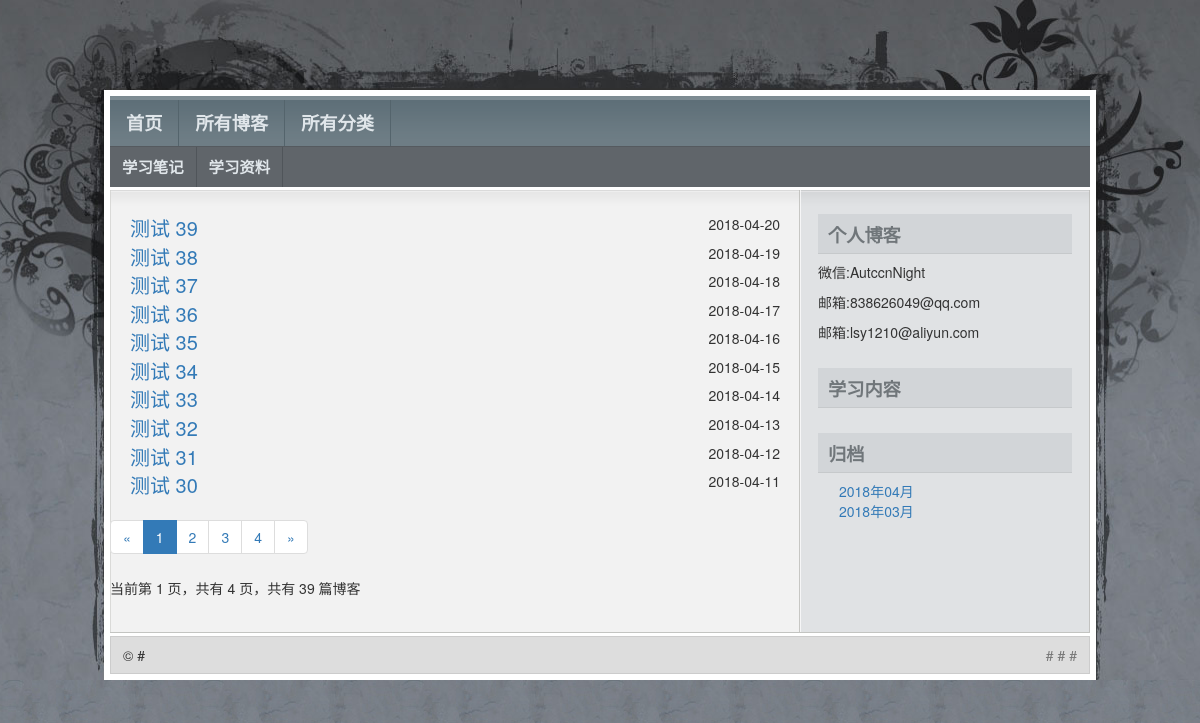
Page /blog/blog_list.html/ on the earlier database version.
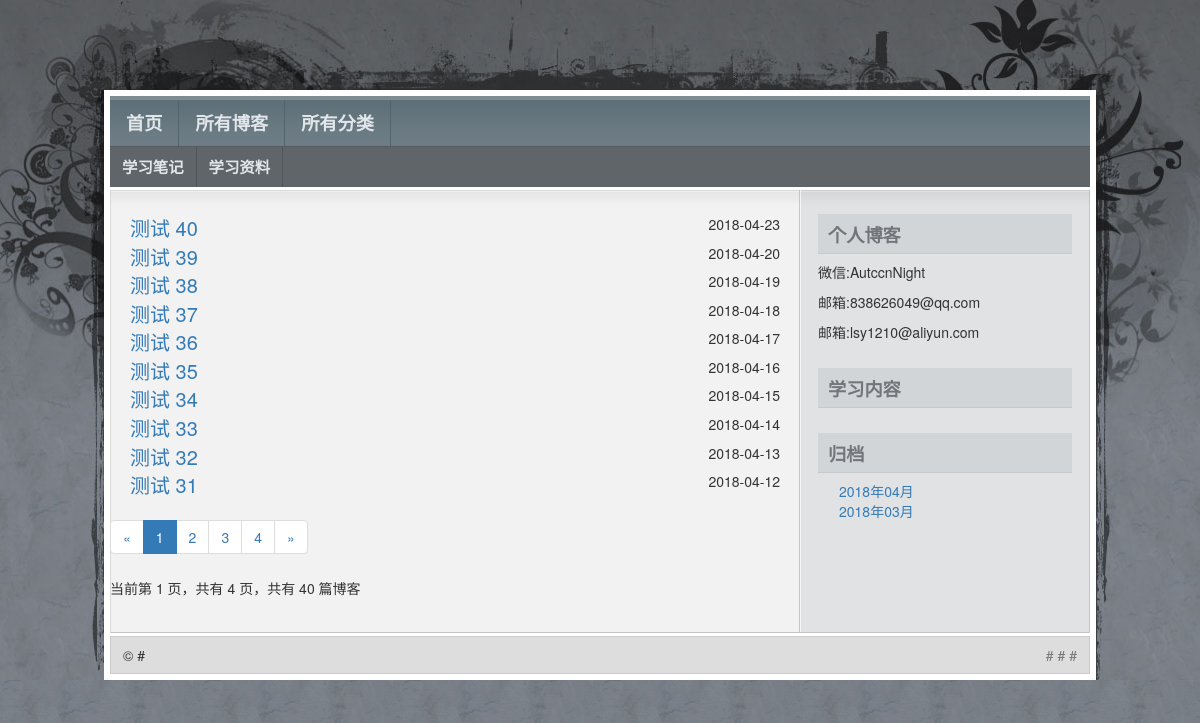
Same page on the later database version.
### blog/models.py (models this page shows)
class Blog(models.Model):
    title = models.CharField(max_length=30,verbose_name='标题')
    blog_type = models.ForeignKey(BlogType,on_delete = models.DO_NOTHING)
    content = RichTextUploadingField() #正文不限制字数
    author = models.ForeignKey(User,on_delete = models.DO_NOTHING)
    created_time = models.DateTimeField(default = timezone.now,verbose_name='创建日期')
    last_updated_time = models.DateTimeField(default = timezone.now)
    class Meta:
        verbose_name="博客表"
        verbose_name_plural=verbose_name

### blog/views.py (the view)
# urls.py: path('blog_list.html/', views.blog_list, name='blog_list'),
def blog_list(request):
    all_blogs = Blog.objects.all().order_by("-created_time")
    '''分页显示'''
    pageObj, page_range = pag(request,all_blogs,10)
    '''显示归档'''
    return render(request,'blog_list.html',locals())

### blog/views.py (called while the page is built)
def gobal(request):
    base_types = BaseType.objects.all()
    ''' 获取所有的细分类'''
    all_categorys = BlogType.objects.all()
    ''
    ''' 获取大分类下的细分类'''
    ''' 获取所有的日期'''
    all_dates = Blog.objects.dates("created_time", 'month', order='DESC')
    ''' 获取所有的文章'''
    all_blogs = Blog.objects.all().order_by('-created_time')
    ''' 获取最近五篇文章'''
    recent_blogs = all_blogs[:5]
    '''dates(field, kind, order='ASC')三个参数为：字段，类型，和排序方法，ASC（正序）和DESC（倒序）'''
    all_dates = Blog.objects.dates("created_time", 'month', order='DESC')
    return locals()

### mysite/views.py (called while the page is built)
def gobal(request):
    base_types = BaseType.objects.all()
    ''' 获取所有的细分类'''
    all_categorys = BlogType.objects.all()
    ''' 获取所有的日期'''
    all_dates = Blog.objects.dates("created_time", 'month', order='DESC')
    ''' 获取所有的文章'''
    all_blogs = Blog.objects.all().order_by('-created_time')
    ''' 获取最近五篇文章'''
    recent_blogs = all_blogs[:5]
    '''dates(field, kind, order='ASC')三个参数为：字段，类型，和排序方法，ASC（正序）和DESC（倒序）'''
    all_dates = Blog.objects.dates("created_time", 'month', order='DESC')
    return locals()

### templates/blog_list.html (shortened to what this page needs)
{% extends 'index.html' %}
{% load static from staticfiles %}
{% block sub %}
    <div id="subnav">
        <ul class="tabbed">
            <li class="current_page_item"><a href="#">学习笔记</a></li>
            <li><a href="#">学习资料</a></li>
        </ul>
    </div>
{% endblock %}
{% block left %}
    <div class="left" id="content_wrapper">
        <div id="content">
            {% for blog in pageObj %}
                <div>
                    <a href="{% url 'blog:blog_post' blog.pk %}"><span class="blogtitle">{{ blog.title }}</span></a>
                    <span class="time">{{ blog.created_time|date:"Y-m-d" }}</span>
                    <br>
                </div>
            {% endfor %}
        </div>
        <div class="paginator">
            <ul class="pagination">
                <li>
                    {% if pageObj.has_previous %}
                        <a href="?page={{ pageObj.previous_page_number }}" aria-label="Previous">
                            <span aria-hidden="true">&laquo;</span>
                        </a>
                    {% else %}
                        <span aria-hidden="true">&laquo;</span>
                    {% endif %}
                </li>
                {% for page_num in page_range %}
                    {% if page_num == pageObj.number %}
                        <li class="active"><span>{{ page_num }}</span></li>
                    {% else %}
                        {% if page_num == '...' %}
                            <li><span>{{ page_num }}</span></li>
                        {% else %}
                            <li><a href="?page={{ page_num }}">{{ page_num }}</a></li>
                        {% endif %}
                    {% endif %}
                {% endfor %}
                <li>
                    {% if pageObj.has_next %}
                        <a href="?page={{ pageObj.next_page_number }}" aria-label="Next">
                            <span aria-hidden="true">&raquo;</span>
                        </a>
                    {% else %}
                        <span aria-hidden="true">&raquo;</span>
                    {% endif %}
                </li>
            </ul>
            <p>
                当前第&nbsp;{{ pageObj.number }}&nbsp;页，共有&nbsp;{{ pageObj.paginator.num_pages }}&nbsp;页，共有&nbsp;{{ pageObj.paginator.count }}&nbsp;篇博客</p>
        </div>
    </div>
{% endblock %}

Differences in the rows shown:
no longer on this page (row unchanged): Blog: title "测试 30", created_time "2018-04-11"
added Blog: title "测试 40", created_time "2018-04-23"
Other differences:
{{ pageObj.paginator.count }}: "39" → "40"
